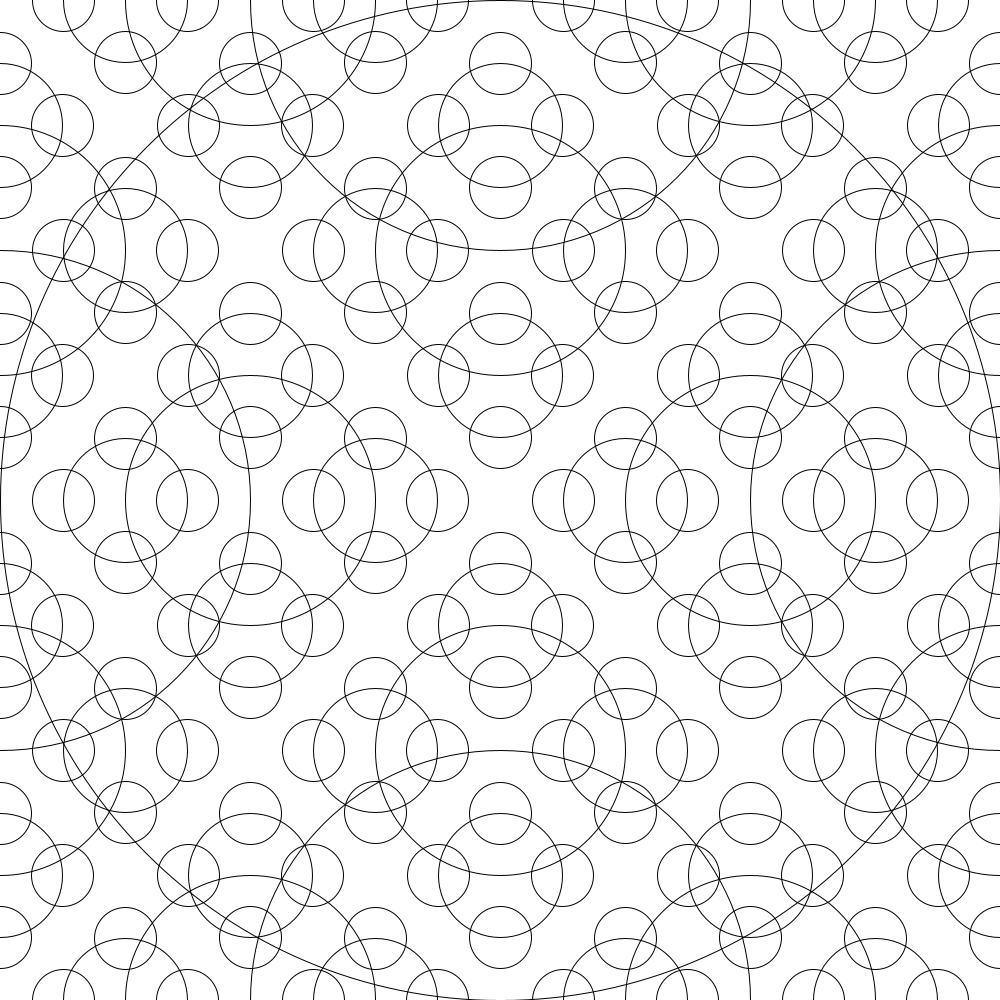
Frame 1 (no input)
Frame 60 (the mouse pressed at the canvas centre just before this capture): identical to frame 1, image omitted
Frame 120 (the mouse held since frame 60 and released just before this capture): identical to frame 1, image omitted

The Processing sketch that drew this single still picture (run headless with seeded random() and noise(); from frame 60 on, the mouse is pressed at the canvas centre):

// Processing sketch: circleRecursion
// ── circleRecursion.pde
float angle = 0;

void setup () {
  size(1000, 1000);
  noStroke();
}

void draw () {
  background(255);

  drawCircle(500, 500, 500, 5);
}


void drawCircle (int x, int y, int radius, int depth) {
  if (depth > 0) {
    noFill ();
    stroke(0);
    ellipse(x, y, radius * 2, radius * 2);

    drawCircle (x + radius, y, radius / 2, depth - 1);
    drawCircle (x - radius, y, radius / 2, depth - 1);
    drawCircle (x, y - radius, radius / 2, depth -1);
    drawCircle (x, y + radius, radius / 2, depth -1);
  }
}
